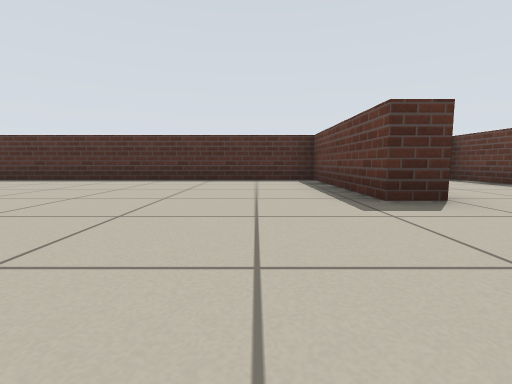
[1] (above)

19 first-person views from a walk through a robot-simulator world made for Stage. The camera is 0.39 m above the floor, tilts 6° down and sees 85° across. Floor lines are 1 m apart. The floor is counted in squares, 1 m on a side. Each view is taken from the middle of a square. On the plan, view 1 faces up. The plan holds only what a view shows up to about 9 squares ahead; the rest is blank. Robots are left out.

[2]
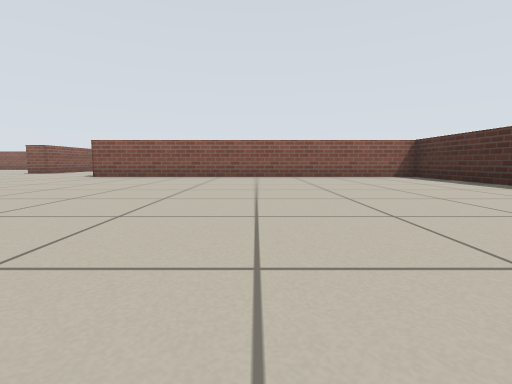

[3]
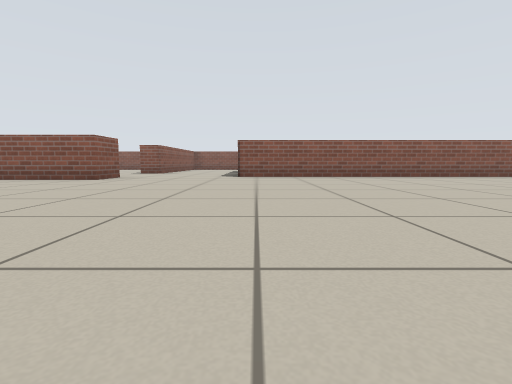

[4]
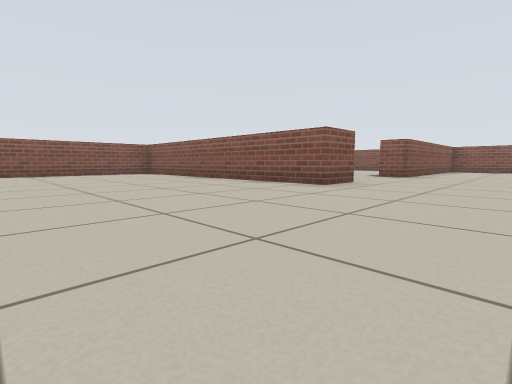

[5]
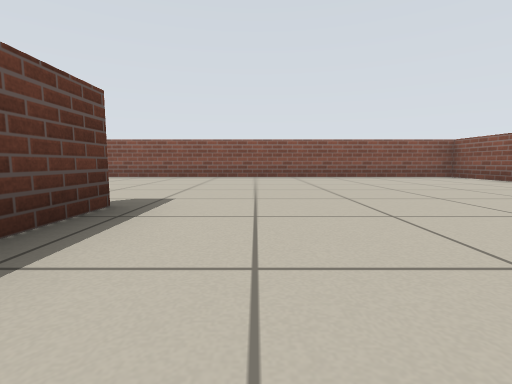

[6]
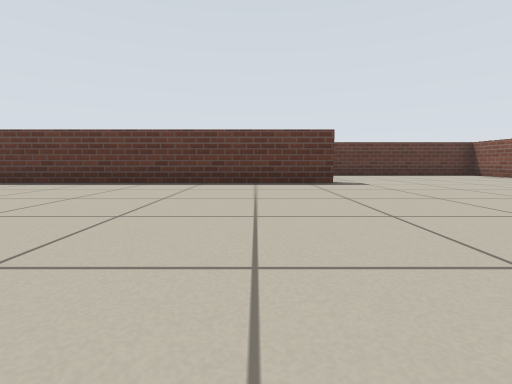

[7]
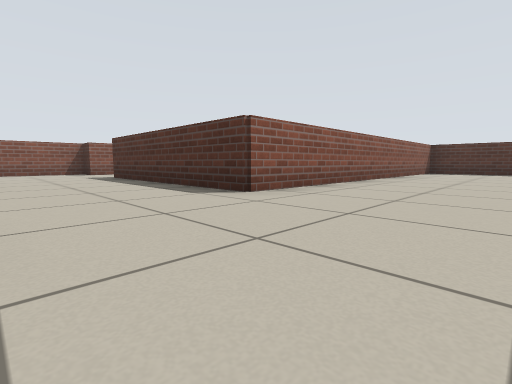

[8]
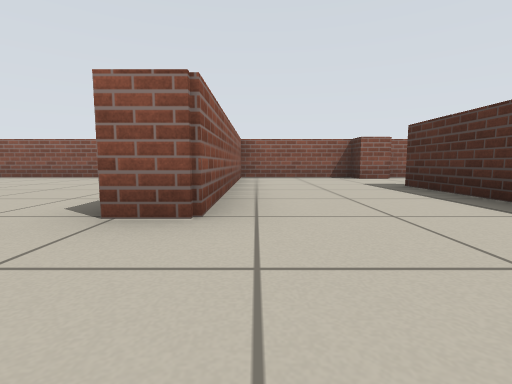

[9]
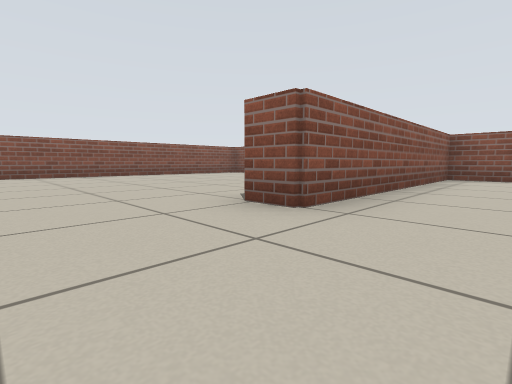

[10]
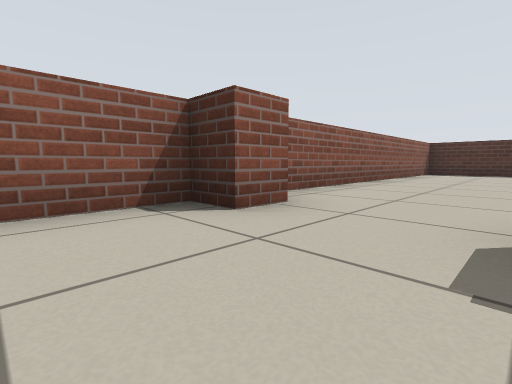

[11]
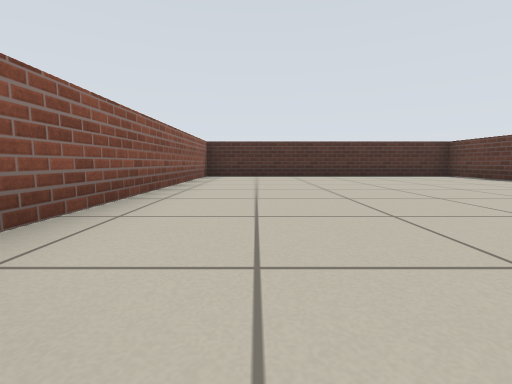

[12]
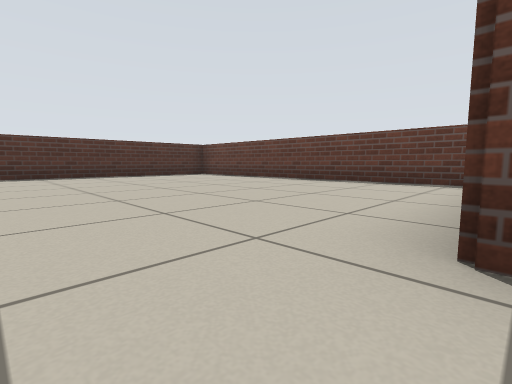

[13]
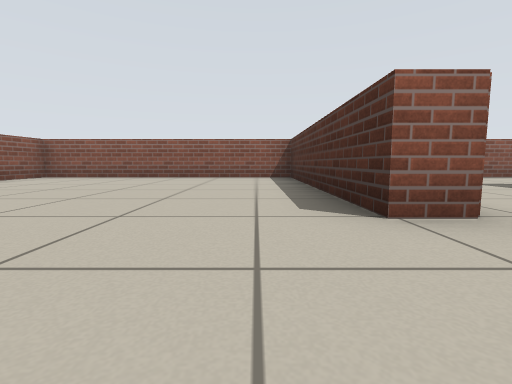

[14]
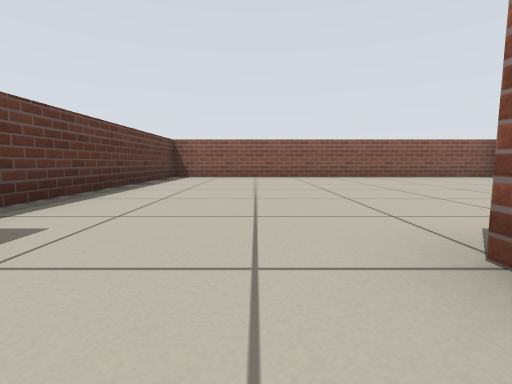

[15]
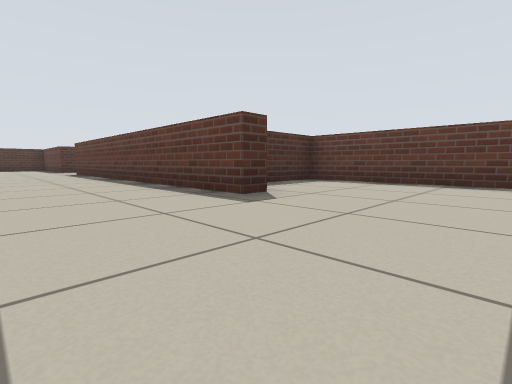

[16]
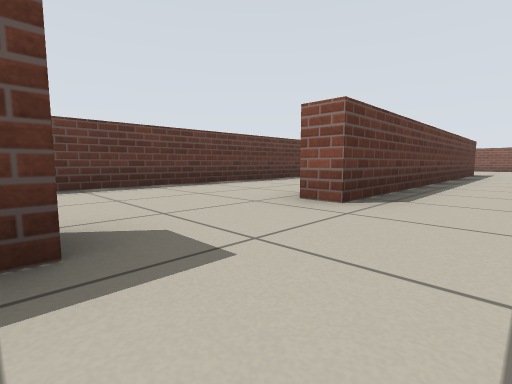

[17]
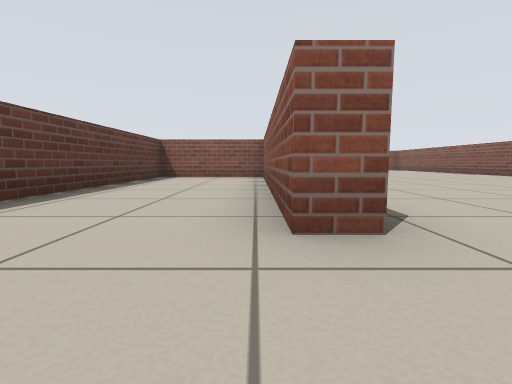

[18]
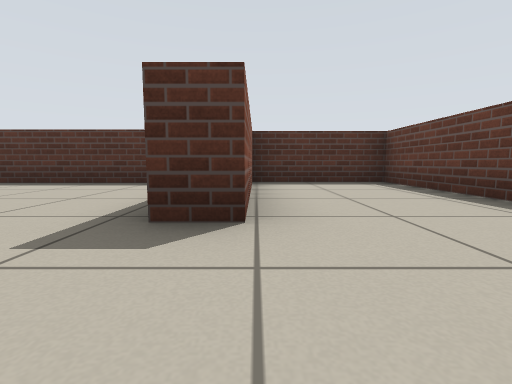

[19]
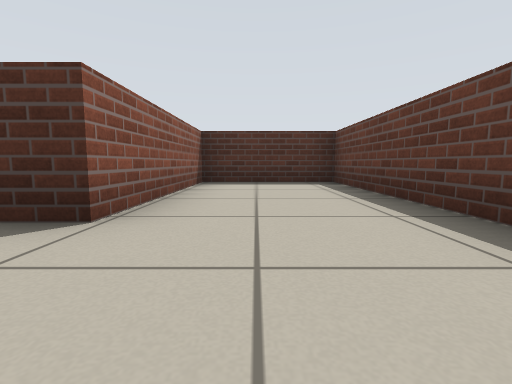

### Floor plan
Ten units are one square. View 1 is at (0, 0); x grows to the right and y downward. Boxes are objects, and circles mark ways between rooms. Rooms are numbered by the first view taken in them; rooms with no view inside come last. Other rooms are left out.
<svg viewBox="-149 -71 200 202">
<path fill="none" stroke="#000" d="M-64 56 -53 56 -53 126 46 126 46 63 30 63M18 75 13 75 13 -5 19 -5M19 -28 13 -28 13 -63 -67 -63 -67 25 -118 25M-137 25 -144 25 -144 54 -89 54M-137 16 -137 25M-73 12 -73 -63 -144 -63 -144 15M-89 54 -89 61 -144 61 -144 126 -58 126 -58 74M19 -5 19 18M18 56 46 56 46 -66 19 -66 19 -28"/>
<circle cx="-125" cy="20" r="3" fill="#2a7"/>
<circle cx="-75" cy="60" r="3" fill="#2a7"/>
<circle cx="20" cy="-15" r="3" fill="#2a7"/>
<text x="-30" y="30">1</text>
<text x="-110" y="-20">2</text>
<text x="-100" y="90">3</text>
<text x="30" y="-10">4</text>
</svg>
Room 1 opens to room 2. Room 1 opens to room 3. Room 1 opens to room 4.

Where each view was taken, in squares from view 1:
view 1: 0 up, 0 right, facing up
view 2: 2 up, 1 right, facing left
view 3: 2 down, 1 right, facing left
view 4: 3 down, 1 left, facing down-left
view 5: 5 down, 0 right, facing down
view 6: 6 down, 4 left, facing right
view 7: 5 down, 4 left, facing up-left
view 8: 5 down, 7 left, facing left
view 9: 4 down, 7 left, facing down-left
view 10: 4 down, 12 left, facing up-left
view 11: 2 down, 13 left, facing up
view 12: 2 down, 13 left, facing up-right
view 13: 7 down, 7 left, facing left
view 14: 5 down, 8 left, facing down
view 15: 10 down, 1 left, facing up-right
view 16: 3 up, 0 right, facing down-right
view 17: 2 up, 2 right, facing down
view 18: 1 up, 2 right, facing up
view 19: 1 up, 3 right, facing up
